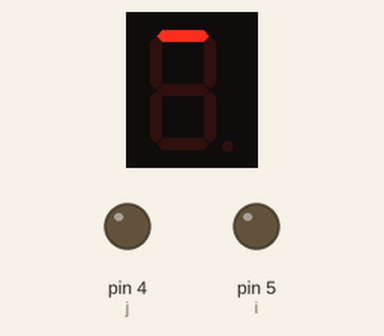
Recording of a sketch running on a simulated Arduino Uno, built with avr-gcc and run on an emulated ATmega328P. Parts: 1-digit seven-segment display, output pins drawn as LEDs (lit = HIGH). Wiring (inferred from the names in the program): 1-digit 7-segment display, segments lit when HIGH: segments pin 13, pin 12, pin 11, pin 10, pin 9, pin 8, pin 7, pin 6. The segment pins are drawn as the display they are named for; pins used as bus, display or sensor lines are not drawn.

Above: at 0.1 s.
At 4.1 s:
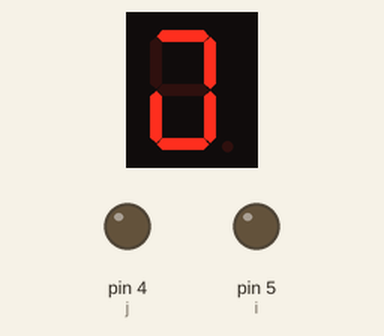
At 15.1 s:
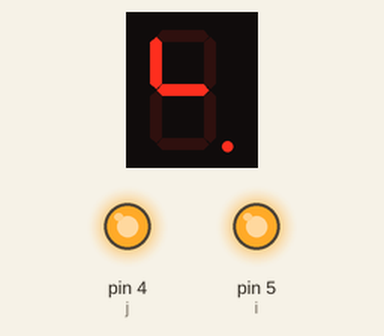
At 30.1 s:
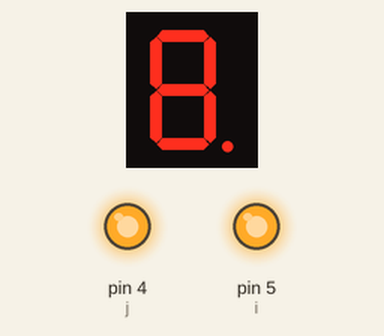
Timing chart, 0 to 34.5 s (numbered marks = the images above):
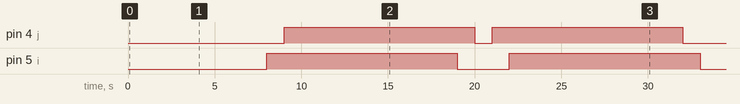

The sketch:

farol2.ino
```cpp
int a = 13;
int b = 12;
int c = 11;
int d = 10;
int e = 9;
int f = 8;
int g = 7;
int h = 6;
int i = 5;
int j = 4;

void setup() {

  pinMode(a, OUTPUT);
  pinMode(b, OUTPUT);
  pinMode(c, OUTPUT);
  pinMode(d, OUTPUT);
  pinMode(e, OUTPUT);
  pinMode(f, OUTPUT);
  pinMode(g, OUTPUT);
  pinMode(h, OUTPUT);
  pinMode(i, OUTPUT);
  pinMode(j, OUTPUT);

}

void loop() {

  //vai

  digitalWrite(a , HIGH);
  delay(1000);

  digitalWrite(b , HIGH);
  delay(1000);

  digitalWrite(c , HIGH);
  delay(1000);

  digitalWrite(d , HIGH);
  delay(1000);

  digitalWrite(e , HIGH);
  delay(1000);

  digitalWrite(f , HIGH);
  delay(1000);

  digitalWrite(g , HIGH);
  delay(1000);

  digitalWrite(h , HIGH);
  delay(1000);

  digitalWrite(i , HIGH);
  delay(1000);

  digitalWrite(j , HIGH);
  delay(2000);

  digitalWrite(a , LOW);
  delay(1000);

  digitalWrite(b , LOW);
  delay(1000);

  digitalWrite(c , LOW);
  delay(1000);

  digitalWrite(d , LOW);
  delay(1000);

  digitalWrite(e , LOW);
  delay(1000);

  digitalWrite(f , LOW);
  delay(1000);

  digitalWrite(g , LOW);
  delay(1000);

  digitalWrite(h , LOW);
  delay(1000);

  digitalWrite(i , LOW);
  delay(1000);

  digitalWrite(j , LOW);
  delay(1000);

  //volta

  digitalWrite(j , HIGH);
  delay(1000);

  digitalWrite(i , HIGH);
  delay(1000);

  digitalWrite(h , HIGH);
  delay(1000);

  digitalWrite(g , HIGH);
  delay(1000);

  digitalWrite(f , HIGH);
  delay(1000);

  digitalWrite(e , HIGH);
  delay(1000);

  digitalWrite(d , HIGH);
  delay(1000);

  digitalWrite(c , HIGH);
  delay(1000);

  digitalWrite(b , HIGH);
  delay(1000);

  digitalWrite(a , HIGH);
  delay(2000);

  digitalWrite(j , LOW);
  delay(1000);

  digitalWrite(i , LOW);
  delay(1000);

  digitalWrite(h , LOW);
  delay(1000);

  digitalWrite(g , LOW);
  delay(1000);

  digitalWrite(f , LOW);
  delay(1000);

  digitalWrite(e , LOW);
  delay(1000);

  digitalWrite(d , LOW);
  delay(1000);

  digitalWrite(c , LOW);
  delay(1000);

  digitalWrite(b , LOW);
  delay(1000);

  digitalWrite(a , LOW);
  delay(1000);

}
```

Measured:
- by itself, pin 4 (j): alternates HIGH for 11.0 s and LOW for 1.0 s
- by itself, pin 5 (i): alternates HIGH for 11.0 s and LOW for 3.0 s
- what the display in image 1 shows lasts 1.0 s, from 4.0 s to 5.0 s
